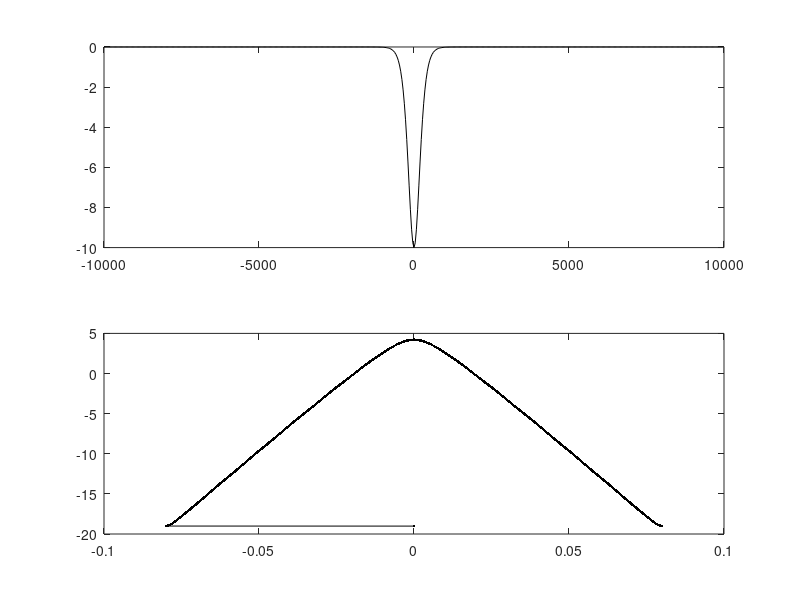
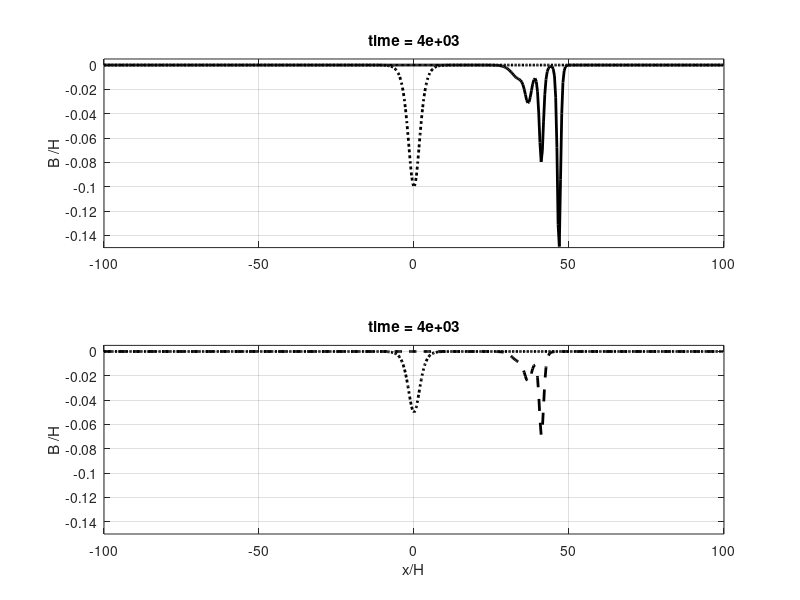
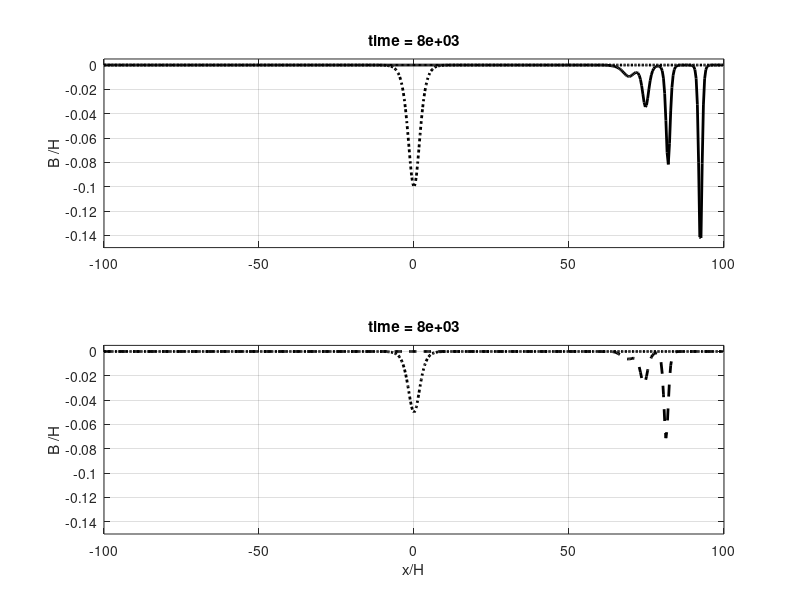

These charts were generated, in order, by the following MATLAB code:
%%FFT based method for the BBM equation
%% B_t + c_0 B_x + alpha B B_x - (beta/c)B_xxt = 0
% Uses leapfrog scheme
clear all; close all
%Physical parameters
H=100;
h1=20; %upper layer depth
h2=H-h1; %lower layer depth
g=9.81; drho=0.005; gp=g*drho;
ctwolayer=sqrt(gp*h1*h2/H);
betatwolayer=ctwolayer*h1*h2/6;
alphatwolayer=1.5*ctwolayer*(h1-h2)/(h1*h2);

%define a spatial grid
xmin = -1e4;
xmax = 1e4;
N = 2^9;
x = linspace(xmin,xmax,N+1); x=x(1:end-1);
dx = x(2)-x(1);

%make initial condition
B1 = -0.1*H*sech(x/(0.025*xmax)).^2;
B2 = 0.5*B1;
u0=B1;


%make wave numbers
nyquist_freq = 2*pi/(xmax-xmin);
ks=[0:N/2-1 0 -N/2+1:-1]*nyquist_freq;
ks2=ks.*ks; ks3=ks2.*ks;

% define the filter; this section is presently unused
% Here I use hypervisocsity so the order should be even
% The parameter can be somewhat automated but here I tune by hand
% filtord=8;
% hypervisc=1e-16;
% myfilt=1./(1+hypervisc*ks.^filtord);

% figure(100)
% clf
% subplot(2,1,1)
% plot(ks,'bo')
% ylabel('wavenumber')
% subplot(2,1,2)
% plot(fftshift(ks),fftshift(myfilt),'bo')
% xlabel('wavenumber')
% ylabel('filter')

%time step and number of steps
t=0;
dt = 1e-1;twodt=2*dt;
numstps=4e4;
numouts=2;
figure(1)
clf
% this sets the thick line plotting parameters useful for hard copies and journals
%  set(gcf,'DefaultLineLineWidth',3,'DefaultTextFontSize',12,...
%         'DefaultTextFontWeight','bold','DefaultAxesFontSize',12,...
%           'DefaultAxesFontWeight','bold');
subplot(2,1,1)
plot(x,u0,'k-')
subplot(2,1,2)
u0f=fft(u0);spec0=log10(u0f.*conj(u0f));
plot(fftshift(ks),fftshift(spec0),'k.-')

bbmfact=1./(1+(betatwolayer/ctwolayer).*ks2);
%start with one backward Euler time step then move to leapfrog
B1lin=-ctwolayer*sqrt(-1)*ks.*fft(B1);
B1nl=-0.5*alphatwolayer*sqrt(-1)*ks.*fft(B1.^2);
B1p=B1-dt*real(ifft(bbmfact.*(B1lin+B1nl)));
B2lin=-ctwolayer*sqrt(-1)*ks.*fft(B2);
B2nl=-0.5*alphatwolayer*sqrt(-1)*ks.*fft(B2.^2);
B2p=B2-dt*real(ifft(bbmfact.*(B2lin+B2nl)));
for ii=1:numouts
   for jj=1:numstps 
    t=t+dt;
    % explicit method for BBM
    B1lin=-ctwolayer*sqrt(-1)*ks.*fft(B1);
    B1nl=-0.5*alphatwolayer*sqrt(-1)*ks.*fft(B1.^2);
    B1f = B1p+twodt*real(ifft(bbmfact.*(B1lin+B1nl)));
    % explicit method for BBM
    B2lin=-ctwolayer*sqrt(-1)*ks.*fft(B2);
    B2nl=-0.5*alphatwolayer*sqrt(-1)*ks.*fft(B2.^2);
    B2f = B2p+twodt*real(ifft(bbmfact.*(B2lin+B2nl)));
    % now rotate the times
    B1p=B1; B1=B1f; B2p=B2; B2=B2f;
   end 
   figure
   clf
% this sets the thick line plotting parameters useful for hard copies and journals
% old Matlab only
%  set(gcf,'DefaultLineLineWidth',3,'DefaultTextFontSize',12,...
%         'DefaultTextFontWeight','bold','DefaultAxesFontSize',12,...
%           'DefaultAxesFontWeight','bold');
   %subplot(2,1,1)
   subplot(2,1,1)
   h=plot(x/H,u0/H,'k:',x/H,B1/H,'k-')
   set(h,'linewidth',2)
   grid on
   ylabel('B /H');
   title(['time = ' num2str(t,2)]);
   axis([xmin/H xmax/H -1.5*max(max(abs(u0)))/H 0.05*max(max(abs(u0)))/H])
   subplot(2,1,2)
   h=plot(x/H,0.5*u0/H,'k:',x/H,B2/H,'k--')
   set(h,'linewidth',2)
   grid on
   ylabel('B /H');
   title(['time = ' num2str(t,2)]);
   axis([xmin/H xmax/H -1.5*max(max(abs(u0)))/H 0.05*max(max(abs(u0)))/H])
   xlabel('x/H');   
   drawnow
end
